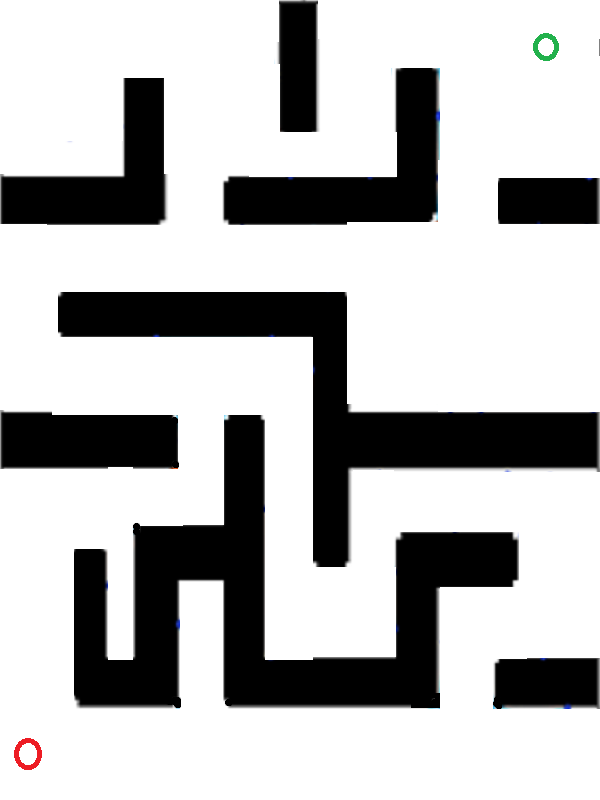
#> input picture PRM/maz.png, 600 x 800 px
$ python PRM.py
#> lines starting #> are read from the running program, lines starting #| are printed output that depends on the picture; after the words box and inside, x2 and y2 are one past the last pixel; in counts of white or black regions, pixels touching at a corner belong together
import math
from PIL import Image
import numpy as np
import networkx as nx
import copy

class RoadMap():
    def __init__(self,img_file):
#> called with img_file = 'maz.png'
        test_map = []
        img = Image.open(img_file)
#> img is the input picture: PIL image 600x800 RGBA; mean R, G, B, A 184.8, 184.8, 184.8, 255
        img_gray = img.convert('L')
        img_arr = np.array(img_gray)
        img_binary = np.where(img_arr<127,0,255)
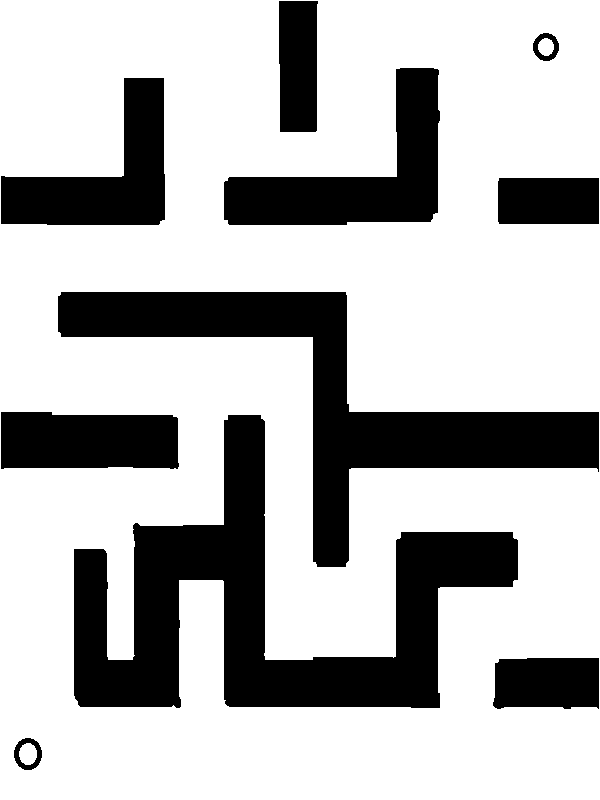
#> img_binary: shape (800, 600) int64; 72.2% white; 10 black regions, largest, box (x1, y1, x2, y2) and area: (74, 415, 518, 708) 47135, (58, 292, 599, 567) 35097, (224, 68, 440, 225) 14465
        for x in range(img_binary.shape[0]):
            temp_row = []
            for y in range(img_binary.shape[1]):
                if img_binary[x,y] == 0:
                    status = '#'
                else:
                    status = '.'
                temp_row.append(status)
            test_map.append(temp_row)

        self.map = test_map
        self.cols = len(self.map[0])
#> self.cols = 600
        self.rows = len(self.map)
#> self.rows = 800

    def is_valid_xy(self, x,y):
        if x < 0 or x >= self.rows or y < 0 or y >= self.cols:
            return False
        return True

    def EuclidenDistance(self, xy1, xy2):
        dis = 0
        for (x1, x2) in zip(xy1, xy2):
            dis += (x1 - x2)**2
        return dis**0.5

    def check_path(self, xy1, xy2):
        steps = max(abs(xy1[0]-xy2[0]), abs(xy1[1]-xy2[1]))
        xs = np.linspace(xy1[0],xy2[0],steps+1)
        ys = np.linspace(xy1[1],xy2[1],steps+1)
        for i in range(1, steps - 1):
            if not self.map[math.ceil(xs[i])][math.ceil(ys[i])] != '#':
                return False
            if not self.map[math.ceil(xs[i] - 1)][math.ceil(ys[i])] != '#':
                return False
            if not self.map[math.ceil(xs[i])][math.ceil(ys[i] - 1)] != '#':
                return False

        return True

    def plot(self,path):
        out = []
        for x in range(self.rows):
            temp = []
            for y in range(self.cols):
                if self.map[x][y]=='#':
                    temp.append(0)
                elif self.map[x][y]=='.':
                    temp.append(255)
                elif self.map[x][y]=='*':
                    temp.append(255)
                else:
                    temp.append(255)
            out.append(temp)
        for x,y in path:
            out[x][y] = 0
            out[x][y - 1] = 0
            out[x - 1][y] = 0
            if x + 1 < self.rows - 1:
                out[x + 1][y] = 0
            if y + 1 < self.cols - 1:
                out[x][y + 1] = 0
        out = np.array(out)
        img = Image.fromarray(np.uint8(out))
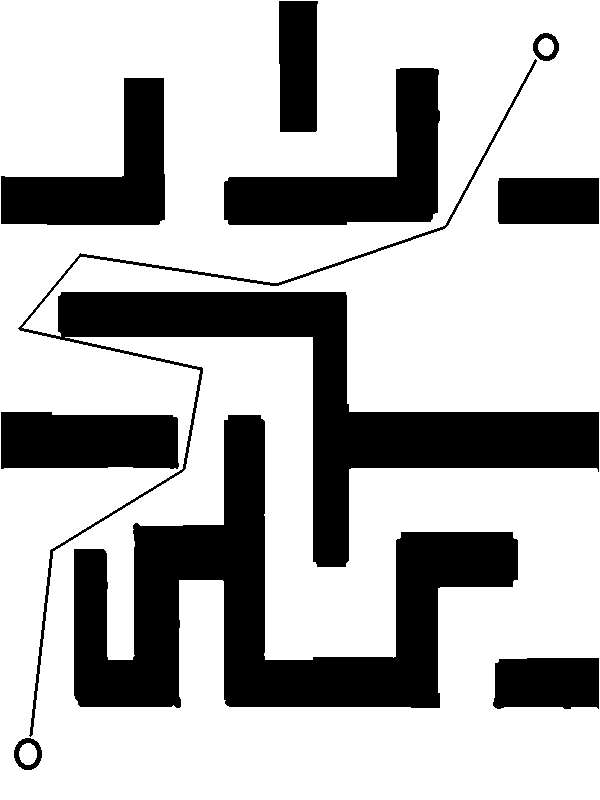
#> img: PIL image 600x800 L; 71.5% white; 10 black regions, largest, box (x1, y1, x2, y2) and area: (74, 415, 518, 708) 47135, (18, 59, 599, 737) 38714, (224, 68, 440, 225) 14465
        img.show()


class PRM(RoadMap):
    def __init__(self, img_file, **param):
        RoadMap.__init__(self,img_file)
        if 'num_sample' in param:
            self.num_sample = param['num_sample']
        else:
            self.num_sample = 100
        if 'distance_neighbor' in param:
            self.distance_neighbor = param['distance_neighbor']
        else:
            self.distance_neighbor = 100
        self.G = nx.Graph()

    def learn(self):
        while len(self.G.nodes)<self.num_sample:
            XY = (np.random.randint(0, self.rows),np.random.randint(0, self.cols))
            if self.is_valid_xy(XY[0],XY[1]) and self.map[XY[0]][XY[1]] != '#':
                self.G.add_node(XY)
        for node1 in self.G.nodes:
            for node2 in self.G.nodes:
                if node1==node2:
                    continue
                dis = self.EuclidenDistance(node1,node2)
                if dis<self.distance_neighbor and self.check_path(node1,node2):
                    self.G.add_edge(node1,node2,weight=dis)

    def find_path(self,startXY=None,endXY=None):
        temp_G = copy.deepcopy(self.G)
        startXY = tuple(startXY) if startXY else (self.rows-65,30)
        endXY = tuple(endXY) if endXY else (60, self.cols-65)
        temp_G.add_node(startXY)
        temp_G.add_node(endXY)
        for node1 in [startXY, endXY]:
            for node2 in temp_G.nodes:
                dis = self.EuclidenDistance(node1,node2)
                if dis < self.distance_neighbor and self.check_path(node1,node2):
                    temp_G.add_edge(node1,node2,weight=dis)
        path = nx.shortest_path(temp_G, source=startXY, target=endXY)

        return self.construct_path(path)

    def construct_path(self, path):
        out = []
        for i in range(len(path)-1):
            xy1,xy2=path[i],path[i+1]
            steps = max(abs(xy1[0]-xy2[0]), abs(xy1[1]-xy2[1]))
            xs = np.linspace(xy1[0],xy2[0],steps+1)
            ys = np.linspace(xy1[1],xy2[1],steps+1)
            for j in range(0, steps+1):
                out.append((math.ceil(xs[j]), math.ceil(ys[j])))
        return out


if __name__ == '__main__':

    prm = PRM('maz.png',num_sample=500,distance_neighbor=200)
    prm.learn()
    path = prm.find_path()
    prm.plot(path)
